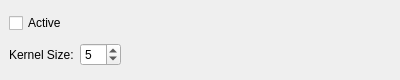
<?xml version="1.0" encoding="UTF-8"?>
<ui version="4.0">
 <class>MedianWidget</class>
 <widget class="QWidget" name="MedianWidget">
  <property name="geometry">
   <rect>
    <x>0</x>
    <y>0</y>
    <width>400</width>
    <height>80</height>
   </rect>
  </property>
  <property name="windowTitle">
   <string>Form</string>
  </property>
  <layout class="QHBoxLayout" name="horizontalLayout">
   <property name="spacing">
    <number>6</number>
   </property>
   <property name="leftMargin">
    <number>9</number>
   </property>
   <property name="topMargin">
    <number>9</number>
   </property>
   <property name="rightMargin">
    <number>9</number>
   </property>
   <property name="bottomMargin">
    <number>9</number>
   </property>
   <item>
    <layout class="QGridLayout" name="gridLayout">
     <item row="0" column="0">
      <widget class="QCheckBox" name="active_checkbox">
       <property name="toolTip">
        <string>Enable/disable median filtering for noise reduction</string>
       </property>
       <property name="text">
        <string>Active</string>
       </property>
      </widget>
     </item>
     <item row="1" column="0">
      <widget class="QLabel" name="kernel_size_label">
       <property name="text">
        <string>Kernel Size:</string>
       </property>
      </widget>
     </item>
     <item row="1" column="1">
      <widget class="QSpinBox" name="kernel_size_spinbox">
       <property name="toolTip">
        <string>Size of the median filter kernel. Must be odd and &gt;= 3. Larger values produce stronger smoothing</string>
       </property>
       <property name="minimum">
        <number>3</number>
       </property>
       <property name="maximum">
        <number>21</number>
       </property>
       <property name="singleStep">
        <number>2</number>
       </property>
       <property name="value">
        <number>5</number>
       </property>
      </widget>
     </item>
    </layout>
   </item>
   <item>
    <spacer name="horizontalSpacer">
     <property name="orientation">
      <enum>Qt::Orientation::Horizontal</enum>
     </property>
     <property name="sizeHint" stdset="0">
      <size>
       <width>40</width>
       <height>20</height>
      </size>
     </property>
    </spacer>
   </item>
  </layout>
 </widget>
 <resources/>
 <connections/>
</ui>
